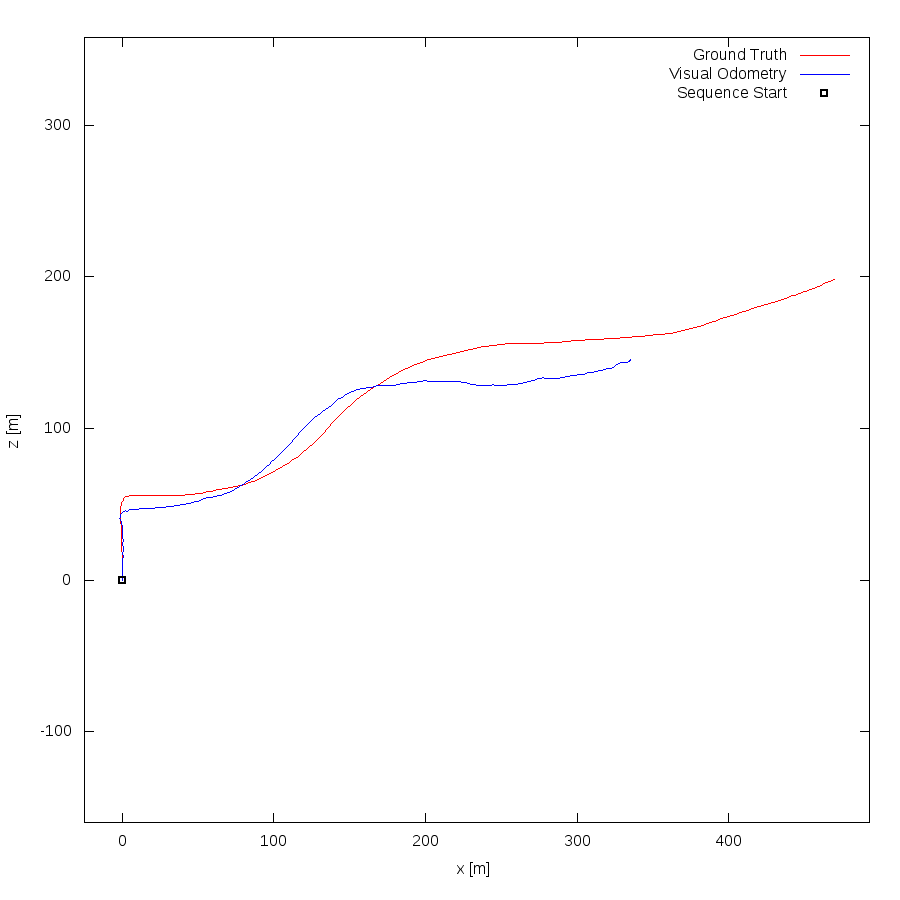

The gnuplot source for this figure:
set term postscript eps enhanced color
set output "03.eps"
set size ratio -1
set xrange [-25:493]
set yrange [-160:358]
set xlabel "x [m]"
set ylabel "z [m]"
plot "03.txt" using 1:2 lc rgb "#FF0000" title 'Ground Truth' w lines,"03.txt" using 3:4 lc rgb "#0000FF" title 'Visual Odometry' w lines,"< head -1 03.txt" using 1:2 lc rgb "#000000" pt 4 ps 1 lw 2 title 'Sequence Start' w points
